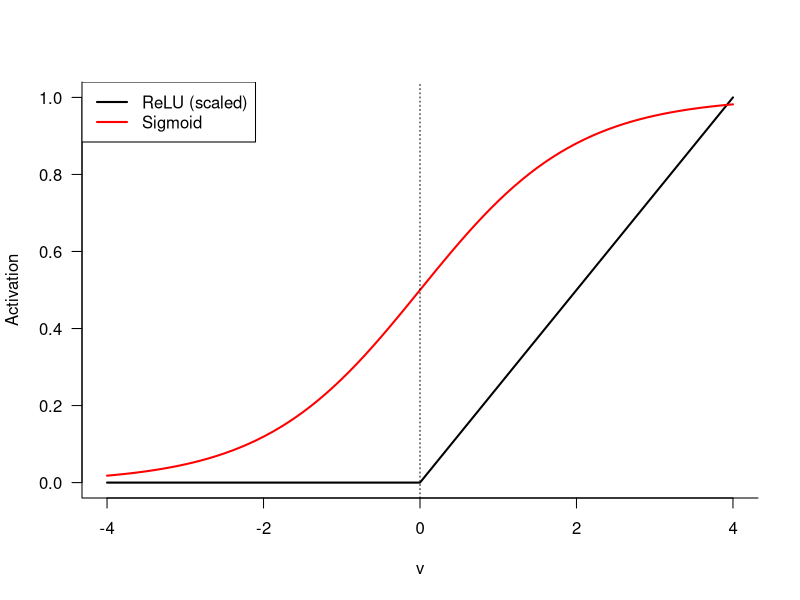
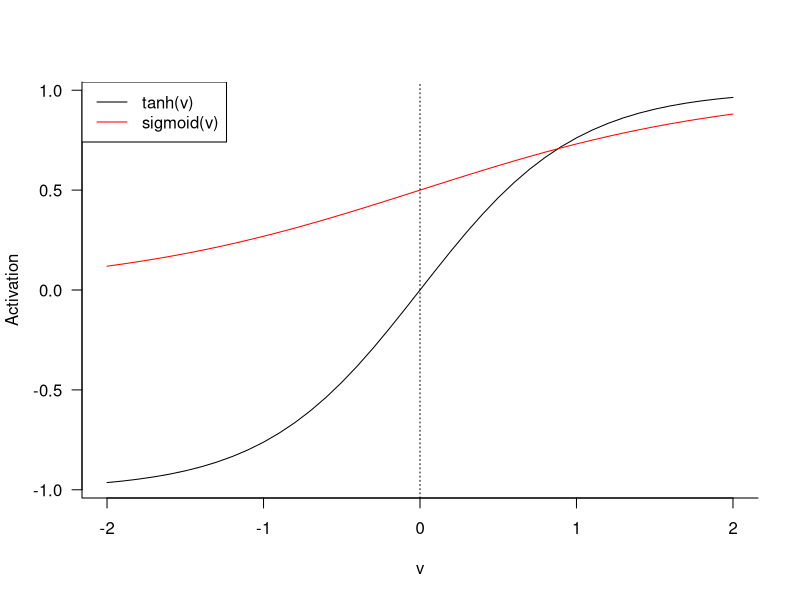

R code for these plots, in order:
## ---- chunk 1
#| fig.cap: ReLU (scaled) and sigmoid activation function.
#| label: fig-relu-sigmoid
#| 
x <- seq(-4,4,by=0.1)
relu <- ifelse(x < 0,0,x)
sig <- 1/(1+exp(-x))

plot(x,relu/4,type="l",
     lwd=2,col="black", 
     xlab="v",
     ylab="Activation",
     las=1,
     bty="l")

lines(x,sig,lwd=2,col="red")
abline(v=0,lwd=1,lty="dotted")
legend("topleft",
       legend=c("ReLU (scaled)","Sigmoid"),
       col=c("black","red"),lwd=2)
## ---- chunk 2
#| fig.cap: Hyperbolic tangent and sigmoid activation function.
#| label: fig-tanh-sigmoid

v <- seq(-2,2,0.1)
sigma_2 <- tanh(v)
sigma_1 <- 1/(1+exp(-v))
plot(v,sigma_2,type="l",ylab="Activation",
     las=1,
     bty="l")
lines(v,sigma_1, col="red")
abline(v=0,lwd=1,lty="dotted")
legend("topleft",
       legend=c("tanh(v)","sigmoid(v)"),
       col=c("black","red"),lty="solid")
## ---- chunk 3
dat <- data.frame(x1=c(0,0,1,1), x2=c(0,1,0,1), y=c(0,1,1,0))
dat

reg_main <- lm(y ~ x1 + x2, data=dat)
summary(reg_main)
## ---- chunk 4
reg_ia <- lm(y ~ x1 + x2 + x1*x2 -1, data=dat)
summary(reg_ia)
round(predict(reg_ia),3)
